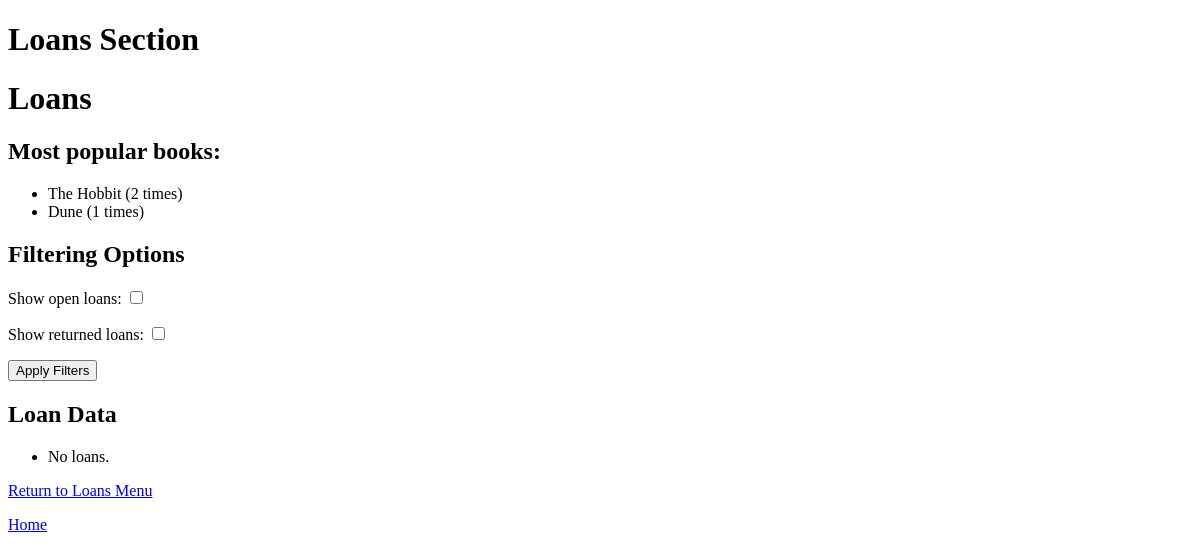
Before: /loans/Loans with the older database file.
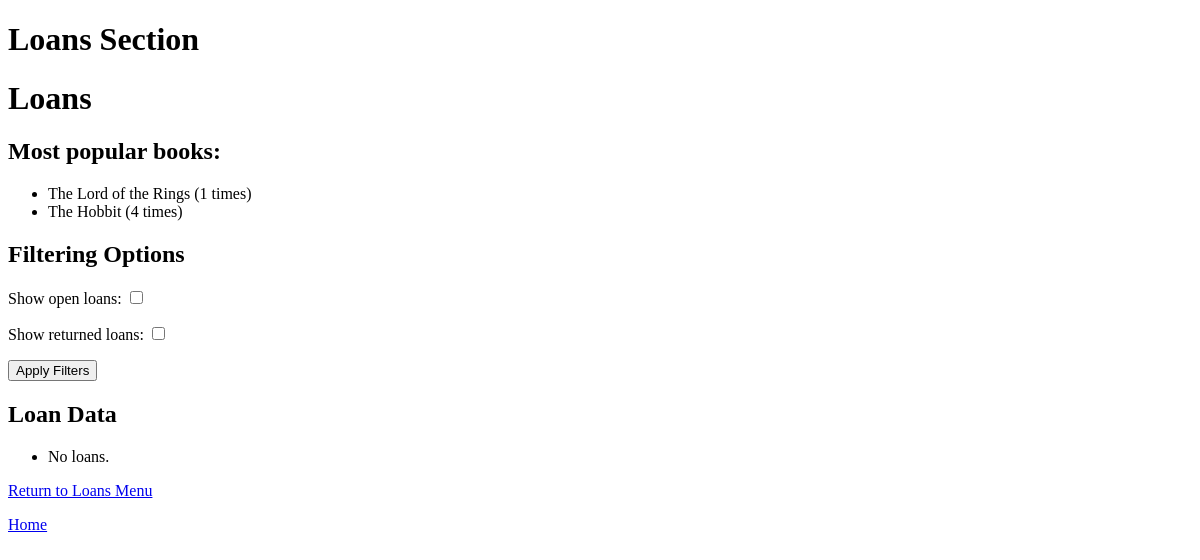
After: the same page with the newer database file.
### Books/models.py (models this page shows, shortened)
class Book(models.Model):
    isbn = models.CharField(max_length=13, primary_key=True,)
    name = models.CharField(max_length=200)
    author = models.ForeignKey(Author, on_delete=models.CASCADE, related_name="authors")
    genre = models.ForeignKey(Genre, on_delete=models.CASCADE, related_name="genres")

### Loans/views.py (the view)
# urls.py: path("Loans", views.view_all, name = "view_all"),
def view_all(request):
    loanBookNames = Loan.objects.values('bookCopy__book__name')
    loanBookCounts = loanBookNames.annotate(loanCount = Count("bookCopy__book__name"))
    loanBookOrdered = loanBookCounts.order_by("-bookCopy__book__name")
    filter_form = LoanFilterForm(request.GET)
    if filter_form.is_valid():
        show_open = filter_form.cleaned_data.get('show_open_loans')
        show_returned = filter_form.cleaned_data.get('show_returned_loans')
        if (show_open and show_returned):
            loans = Loan.objects.all()
        elif show_open and not show_returned:
            loans = Loan.objects.filter(returned=False)
        elif not show_open and show_returned:
            loans = Loan.objects.filter(returned=True)
        else:
            loans = Loan.objects.none()
    return render(request, "Loans/view_all.html", {
        "loans": loans,
        'filter_form': filter_form,
        'loan_counts': loanBookOrdered
        })

### Loans/forms.py
class LoanFilterForm(forms.Form):
    show_open_loans = forms.BooleanField(required=False, initial=True)
    show_returned_loans = forms.BooleanField(required=False, initial=True)

### Loans/templates/Loans/view_all.html
{% extends "Loans/layout.html" %}
{% block body %}
<h1>Loans</h1>
<h2>Most popular books:</h2>
<ul>
    {% for loan in loan_counts %}
        {% if forloop.counter <= 3 %}
            <li>{{loan.bookCopy__book__name}} ({{loan.loanCount}} times)</li>
        {% endif %}
    {% empty %}
        <li>No existing loans.</li>
    {% endfor %}
</ul>
<h2>Filtering Options</h2>
<form method="get" action="{% url 'loans:view_all' %}">
    {{ filter_form.as_p }}
    <button type="submit">Apply Filters</button>
</form>
<h2>Loan Data</h2>
<ul>
    {% for loan in loans %}
    <li><a href="{% url 'loans:loan_detail' loan.id %}">{{loan}}</li>
    {% empty %}
    <li>No loans.</li>
    {% endfor %}
</ul>
<p><a href="{% url 'loans:index'%}">Return to Loans Menu</a></p>
{% endblock %}

Changed rows visible on the page:
removed Book: bookCopy__book__name "Dune", loanCount "1"
added Book: bookCopy__book__name "The Lord of the Rings", loanCount "1"
computed for Book "The Hobbit": loanCount "2" → "4"
